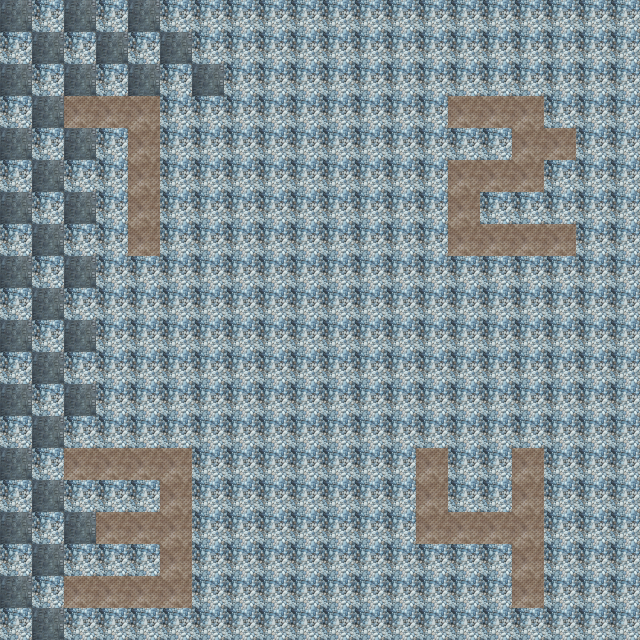

A 2D game scene composited from a Tiled map and its tileset images. What follows is a short description and the map's XML, with every tile layer's data as written:
An orthogonal 20x20 tile map with 32x32 px tiles, 1 tile layer (Floor1), 3 hidden layers not drawn, 3 tilesets.

<map version="1.2" tiledversion="1.3.3" orientation="orthogonal" renderorder="right-down" width="20" height="20" tilewidth="32" tileheight="32" infinite="0" nextlayerid="5" nextobjectid="1">
 <tileset firstgid="1" source="Ogretiles.tsx" />
 <tileset firstgid="4" source="Ogrewalls.tsx" />
 <tileset firstgid="6" source="metadata.tsx" />
 <layer id="1" name="Floor1" width="20" height="20">
  <properties>
   <property name="level" value="0" />
   <property name="tipo" value="f" />
  </properties>
  <data encoding="csv">
3,1,3,1,3,1,1,1,1,1,1,1,1,1,1,1,1,1,1,1,
1,3,1,3,1,3,1,1,1,1,1,1,1,1,1,1,1,1,1,1,
3,1,3,1,3,1,3,1,1,1,1,1,1,1,1,1,1,1,1,1,
1,3,2,2,2,1,1,1,1,1,1,1,1,1,2,2,2,1,1,1,
3,1,3,1,2,1,1,1,1,1,1,1,1,1,1,1,2,2,1,1,
1,3,1,1,2,1,1,1,1,1,1,1,1,1,2,2,2,1,1,1,
3,1,3,1,2,1,1,1,1,1,1,1,1,1,2,1,1,1,1,1,
1,3,1,1,2,1,1,1,1,1,1,1,1,1,2,2,2,2,1,1,
3,1,3,1,1,1,1,1,1,1,1,1,1,1,1,1,1,1,1,1,
1,3,1,1,1,1,1,1,1,1,1,1,1,1,1,1,1,1,1,1,
3,1,3,1,1,1,1,1,1,1,1,1,1,1,1,1,1,1,1,1,
1,3,1,1,1,1,1,1,1,1,1,1,1,1,1,1,1,1,1,1,
3,1,3,1,1,1,1,1,1,1,1,1,1,1,1,1,1,1,1,1,
1,3,1,1,1,1,1,1,1,1,1,1,1,1,1,1,1,1,1,1,
3,1,2,2,2,2,1,1,1,1,1,1,1,2,1,1,2,1,1,1,
1,3,1,1,1,2,1,1,1,1,1,1,1,2,1,1,2,1,1,1,
3,1,3,2,2,2,1,1,1,1,1,1,1,2,2,2,2,1,1,1,
1,3,1,1,1,2,1,1,1,1,1,1,1,1,1,1,2,1,1,1,
3,1,2,2,2,2,1,1,1,1,1,1,1,1,1,1,2,1,1,1,
1,3,1,1,1,1,1,1,1,1,1,1,1,1,1,1,1,1,1,1
</data>
 </layer>
 <layer id="2" name="Ceil1" width="20" height="20" visible="0">
  <properties>
   <property name="level" type="int" value="0" />
   <property name="tipo" value="c" />
  </properties>
  <data encoding="csv">
0,0,0,0,0,0,0,0,0,0,0,0,0,0,0,0,0,0,0,0,
0,0,0,0,0,0,0,0,0,0,0,0,0,0,0,0,0,0,0,0,
0,0,0,0,0,0,0,0,0,0,0,0,0,0,0,0,0,0,0,0,
0,0,0,0,0,0,0,0,0,0,0,0,0,0,0,0,0,0,0,0,
0,0,0,0,0,0,0,0,0,0,0,0,0,0,0,0,0,0,0,0,
0,0,0,0,0,0,0,0,0,0,0,0,0,0,0,0,0,0,0,0,
0,0,0,0,0,1,3,3,3,3,1,0,0,0,0,0,0,0,0,0,
0,0,0,0,0,3,1,3,3,1,3,0,0,0,0,0,0,0,0,0,
0,0,0,0,0,3,3,2,2,3,3,0,0,0,0,0,0,0,0,0,
0,0,0,0,0,3,3,2,2,3,3,0,0,0,0,0,0,0,0,0,
0,0,0,0,0,3,1,3,3,3,3,0,0,0,0,0,0,0,0,0,
0,0,0,0,0,1,3,3,3,3,3,0,0,0,0,0,0,0,0,0,
0,0,0,0,0,0,0,0,0,0,0,0,0,0,0,0,0,0,0,0,
0,0,0,0,0,0,0,0,0,0,0,0,0,0,0,0,0,0,0,0,
0,0,0,0,0,0,0,0,0,0,0,0,0,0,0,0,0,0,0,0,
0,0,0,0,0,0,0,0,0,0,0,0,0,0,0,0,0,0,0,0,
0,0,0,0,0,0,0,0,0,0,0,0,0,0,0,0,0,0,0,0,
0,0,0,0,0,0,0,0,0,0,0,0,0,0,0,0,0,0,0,0,
0,0,0,0,0,0,0,0,0,0,0,0,0,0,0,0,0,0,0,0,
0,0,0,0,0,0,0,0,0,0,0,0,0,0,0,0,0,0,0,0
</data>
 </layer>
 <layer id="3" name="Wall1" width="20" height="20" visible="0">
  <properties>
   <property name="level" type="int" value="0" />
   <property name="tipo" value="w" />
  </properties>
  <data encoding="csv">
0,0,0,0,0,0,0,0,0,0,0,0,0,0,0,0,0,0,0,0,
0,0,0,0,0,0,0,0,0,0,0,0,0,0,0,0,0,0,0,0,
0,0,0,0,0,0,0,0,0,0,0,0,0,0,0,0,0,0,0,0,
0,0,5,0,0,0,0,0,0,0,0,0,0,0,5,0,0,0,0,0,
0,0,0,0,0,0,0,0,0,0,0,0,0,0,0,0,0,5,0,0,
0,0,0,0,0,0,0,0,0,0,0,0,0,0,0,0,0,0,0,0,
0,0,0,0,0,0,0,0,0,0,0,0,0,0,0,0,0,0,0,0,
0,0,0,0,5,0,0,0,0,0,0,0,0,0,5,0,0,5,0,0,
0,0,0,0,0,0,0,0,0,0,0,0,0,0,0,0,0,0,0,0,
0,0,0,0,0,0,0,0,0,0,0,0,0,0,0,0,0,0,0,0,
0,0,0,0,0,0,0,0,0,0,0,0,0,0,0,0,0,0,0,0,
0,0,0,0,0,0,0,0,0,0,0,0,0,0,0,0,0,0,0,0,
0,0,0,0,0,0,0,0,0,0,0,0,0,0,0,0,0,0,0,0,
0,0,0,0,0,0,0,0,0,0,0,0,0,0,0,0,0,0,0,0,
0,0,5,0,0,0,0,0,0,0,0,0,0,5,0,0,5,0,0,0,
0,0,0,0,0,0,0,0,0,0,0,0,0,0,0,0,0,0,0,0,
0,0,0,5,0,0,0,0,0,0,0,0,0,0,0,0,0,0,0,0,
0,0,0,0,0,0,0,0,0,0,0,0,0,0,0,0,0,0,0,0,
0,0,5,0,0,0,0,0,0,0,0,0,0,0,0,0,5,0,0,0,
0,0,0,0,0,0,0,0,0,0,0,0,0,0,0,0,0,0,0,0
</data>
 </layer>
 <layer id="4" name="Meta1" width="20" height="20" visible="0">
  <properties>
   <property name="level" value="0" />
   <property name="tipo" value="m" />
  </properties>
  <data encoding="csv">
0,0,0,0,0,0,0,0,0,0,0,0,0,0,0,0,0,0,0,0,
0,0,0,0,0,0,0,0,0,0,0,0,0,0,0,0,0,0,0,0,
0,0,0,0,0,0,0,0,0,0,0,0,0,0,0,0,0,0,0,0,
0,0,66,0,0,0,0,0,0,0,0,0,0,0,66,0,0,0,0,0,
0,0,0,0,0,0,0,0,0,0,0,0,0,0,0,0,0,66,0,0,
0,0,0,0,0,0,0,0,0,0,0,0,0,0,0,0,0,0,0,0,
0,0,0,0,0,0,0,0,0,0,0,0,0,0,0,0,0,0,0,0,
0,0,0,0,66,0,0,0,0,0,0,0,0,0,66,0,0,66,0,0,
0,0,0,0,0,0,0,0,0,0,0,0,0,0,0,0,0,0,0,0,
0,0,0,0,0,0,0,0,0,0,0,0,0,0,0,0,0,0,0,0,
0,0,0,0,0,0,0,0,0,0,0,0,0,0,0,0,0,0,0,0,
0,0,0,0,0,0,0,0,0,0,0,0,0,0,0,0,0,0,0,0,
0,0,0,0,0,0,0,0,0,0,0,0,0,0,0,0,0,0,0,0,
0,0,0,0,0,0,0,0,0,0,0,0,0,0,0,0,0,0,0,0,
0,0,66,0,0,0,0,0,0,0,0,0,0,66,0,0,66,0,0,0,
0,0,0,0,0,0,0,0,0,0,0,0,0,0,0,0,0,0,0,0,
0,0,0,66,0,0,0,0,0,0,0,0,0,0,0,0,0,0,0,0,
0,0,0,0,0,0,0,0,0,0,0,0,0,0,0,0,0,0,0,0,
0,0,66,0,0,0,0,0,0,0,0,0,0,0,0,0,66,0,0,0,
0,0,0,0,0,0,0,0,0,0,0,0,0,0,0,0,0,0,0,0
</data>
 </layer>
</map>
